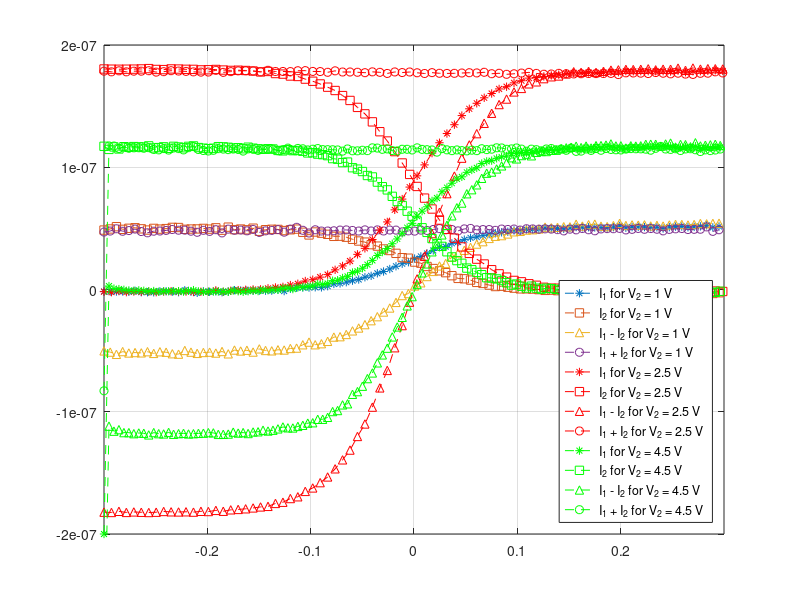

The MATLAB script that drew this image:
%Experiment 1 plotter for Vb = 0.5, V2 = 1V
interval = 5;

load('Exp1_Vb0.5_V21_Data.mat');

Vdm1 = linspace(-0.3,0.3,500);
Idm1 = Exp1_Vb1_I1 - Exp1_Vb1_I2;
Icm1 = Exp1_Vb1_I1 + Exp1_Vb1_I2;
I1_1 = Exp1_Vb1_I1;
I2_1 = Exp1_Vb1_I2;

load('Exp1_Vb0.5_V22.5_Data.mat');

Vdm2 = linspace(-0.3,0.3,500);
Idm2 = Exp1_Vb25_I1 - Exp1_Vb25_I2;
Icm2 = Exp1_Vb25_I1 + Exp1_Vb25_I2;
I1_2 = Exp1_Vb25_I1;
I2_2 = Exp1_Vb25_I2;

load('Exp1_Vb0.5_ V24.5_Data.mat')

 Vdm3 = linspace(-0.3,0.3,500);
Idm3 = Exp1_Vb45_I1 - Exp1_Vb45_I2;
Icm3 = Exp1_Vb45_I1 + Exp1_Vb45_I2;
I1_3 = Exp1_Vb45_I1;
I2_3 = Exp1_Vb45_I2;

plot(Vdm1(1:interval:end),I1_1(1:interval:end),'*--'); hold on;
plot(Vdm1(1:interval:end),I2_1(1:interval:end),'s--');
plot(Vdm1(1:interval:end),Idm1(1:interval:end),'^--');
plot(Vdm1(1:interval:end),Icm1(1:interval:end),'o--');

plot(Vdm2(1:interval+1:end),I1_2(1:interval+1:end),'r*--'); 
plot(Vdm2(1:interval+1:end),I2_2(1:interval+1:end),'rs--');
plot(Vdm2(1:interval+1:end),Idm2(1:interval+1:end),'r^--');
plot(Vdm2(1:interval+1:end),Icm2(1:interval+1:end),'ro--');

plot(Vdm3(1:interval-1:end),I1_3(1:interval-1:end),'g*--'); 
plot(Vdm3(1:interval-1:end),I2_3(1:interval-1:end),'gs--');
plot(Vdm3(1:interval-1:end),Idm3(1:interval-1:end),'g^--');
plot(Vdm3(1:interval-1:end),Icm3(1:interval-1:end),'go--');

xlim([-0.3 0.3]);
ylim([-2e-7 2e-7]);
grid on;

legend('I_1 for V_2 = 1 V',...
'I_2 for V_2 = 1 V',...
'I_1 - I_2 for V_2 = 1 V',...
'I_1 + I_2 for V_2 = 1 V',...
'I_1 for V_2 = 2.5 V',...
'I_2 for V_2 = 2.5 V',...
'I_1 - I_2 for V_2 = 2.5 V',...
'I_1 + I_2 for V_2 = 2.5 V',...
'I_1 for V_2 = 4.5 V',...
'I_2 for V_2 = 4.5 V',...
'I_1 - I_2 for V_2 = 4.5 V',...
'I_1 + I_2 for V_2 = 4.5 V','Location','SouthEast')
